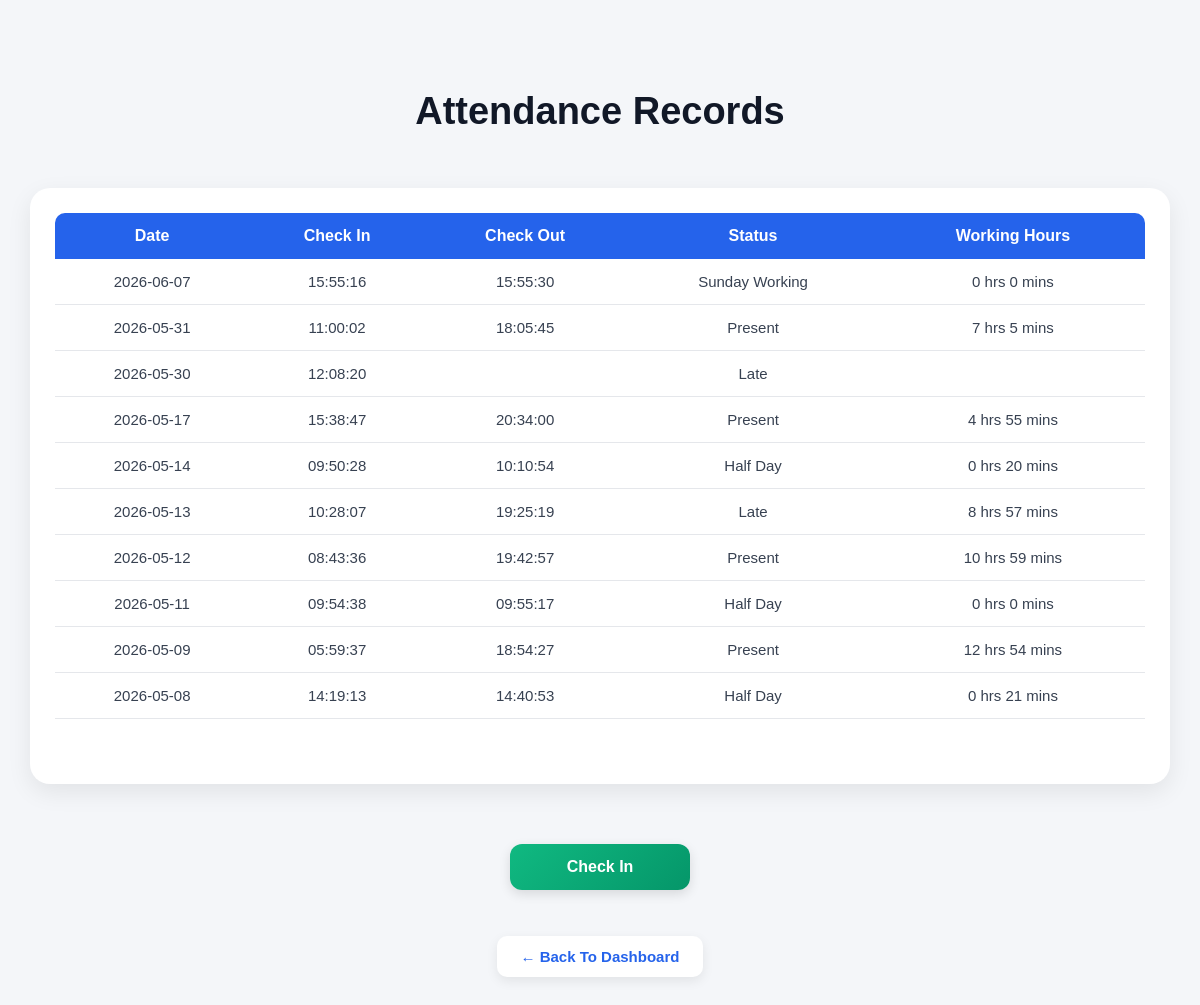
Screenshot of /attendance.php (signed in) with the database file from the repository.
### tables this page shows
CREATE TABLE `attendance` (
  `id` int(11) NOT NULL,
  `employee_id` varchar(20) DEFAULT NULL,
  `attendance_date` date DEFAULT NULL,
  `check_in` time DEFAULT NULL,
  `check_out` time DEFAULT NULL,
  `status` varchar(50) DEFAULT NULL,
  `working_hours` varchar(20) DEFAULT NULL
);

### attendance.php (the view, shortened to what this page needs)
<?php
include 'includes/db.php';
$employee_id = $_SESSION['employee_id'];
$date = date("Y-m-d");
$today_query = "SELECT * FROM attendance
WHERE employee_id='$employee_id'
AND attendance_date='$date'";
$today_result = mysqli_query($conn, $today_query);
$today_attendance = mysqli_fetch_assoc($today_result);
?>
<!DOCTYPE html>
<html>
<head>
    <link rel="stylesheet" href="css/style.css">
</head>
<body>
    <div class="main-content">
        <div class="attendance-wrapper">
            <div class="page-header">
                <h1 class="attendance-title">
                    Attendance Records
                </h1>
            </div>
            <div class="table-container">
                <table class="attendance-table">
                    <tr>
                        <th>Date</th>
                        <th>Check In</th>
                        <th>Check Out</th>
                        <th>Status</th>
                        <th>Working Hours</th>
                    </tr>
                    <?php
                    $query = "SELECT * FROM attendance
            WHERE employee_id='$employee_id'
            ORDER BY id DESC";
                    $result = mysqli_query($conn, $query);
                    while ($row = mysqli_fetch_assoc($result)) {
                        ?>
                        <tr>
                            <td>
                                <?php echo $row['attendance_date']; ?>
                            </td>
                            <td>
                                <?php echo $row['check_in']; ?>
                            </td>
                            <td>
                                <?php echo $row['check_out']; ?>
                            </td>
                            <td>
                                <?php echo $row['status']; ?>
                            </td>
                            <td>
                                <?php echo $row['working_hours']; ?>
                            </td>
                        </tr>
                    <?php } ?>
                </table>
            </div>
            <div class="attendance-buttons">
                <form method="POST">
                    <?php
                    if (!$today_attendance) {
                        ?>
                        <button type="submit" name="checkin" class="checkin-btn">
                            Check In
                        </button>
                        <?php
                    } else if (
                        $today_attendance['status'] == 'Leave'
                    ) {
                        ?>
                            <button type="button" class="completed-btn">
                                Approved Leave
                            </button>
                        <?php
                    } else if (
                        $today_attendance['check_out'] == NULL
                        || $today_attendance['check_out'] == ''
                    ) {
                        ?>
                                <button type="submit" name="checkout" class="checkout-btn">
                                    Check Out
                                </button>
                        <?php
                    } else {
                        ?>
                                <button type="button" class="completed-btn">
                                    Attendance Completed
                                </button>
                        <?php
                    }
                    ?>
                </form>
            </div>
            <br>
            <div class="back-link">
                <a href="dashboard.php">← Back To Dashboard</a>
            </div>
        </div>
    </div>
</body>
</html>

### css/style.css (style rules this page uses)
body { margin: 0 !important; }
* { margin: 0; padding: 0; box-sizing: border-box; font-family: Arial, sans-serif; }
button { width: 100%; padding: 15px; margin-top: 25px; background: #007bff; color: white; border: none; border-radius: 10px; font-size: 18px; cursor: pointer; transition: 0.3s; }
table { width: 100%; border-collapse: collapse; background: white; margin-bottom: 40px; }
table th { background: #0d6efd; color: white; padding: 15px; text-align: center; }
table td { padding: 18px; text-align: center; border-bottom: 1px solid #ddd; }
.main-content { width: 100%; min-height: 100vh; padding: 90px 30px 40px; display: flex; justify-content: flex-start; align-items: center; flex-direction: column; }
.page-header { width: 100%; text-align: center; margin-bottom: 35px; }
.page-header h1 { font-size: 38px; font-weight: 700; color: #111827; }
.table-container { width: 100%; background: #ffffff; border-radius: 20px; padding: 25px; box-shadow: 0 8px 24px rgba(0, 0, 0, 0.08); overflow-x: auto; margin-top: 30px; overflow-x: auto; }
.attendance-table { width: 100%; border-collapse: collapse; min-width: 1000px; }
.attendance-table th { background: #2563eb; color: white; padding: 14px; font-size: 16px; font-weight: 600; text-align: center; }
.attendance-table th:first-child { border-top-left-radius: 10px; }
.attendance-table th:last-child { border-top-right-radius: 10px; }
.attendance-table td { padding: 14px; text-align: center; font-size: 15px; border-bottom: 1px solid #e5e7eb; color: #374151; }
.attendance-buttons { width: 100%; display: flex; justify-content: center; align-items: center; margin-top: 35px; }
.attendance-buttons form { display: flex; justify-content: center; align-items: center; gap: 18px; }
.checkin-btn, .checkout-btn { min-width: 180px; padding: 14px 22px; border: none; border-radius: 12px; font-size: 16px; font-weight: 600; color: white; cursor: pointer; transition: 0.3s ease; box-shadow: 0 4px 12px rgba(0, 0, 0, 0.12); }
.checkin-btn { background: linear-gradient(135deg, #10b981, #059669); }
.back-link { margin-top: 28px; display: flex; justify-content: center; align-items: center; }
.back-link a { display: inline-block; padding: 12px 24px; background: white; border-radius: 10px; text-decoration: none; color: #2563eb; font-size: 15px; font-weight: 600; box-shadow: 0 4px 12px rgba(0, 0, 0, 0.08); transition: 0.3s ease; }
.page-header { width: 100%; text-align: center; margin-bottom: 25px; }
.attendance-wrapper { width: 100%; display: flex; justify-content: center; align-items: center; flex-direction: column; }
table { width: 100%; border-collapse: collapse; background: #fff; }
table th { background: #1877f2; color: white; padding: 14px; font-size: 14px; }
table td { padding: 14px; border-bottom: 1px solid #ddd; text-align: center; }
body { margin: 0; background: #f4f6f9; font-family: Arial; }

### rows the page displays
attendance: attendance_date "2026-06-07", check_in "15:55:16", check_out "15:55:30", status "Sunday Working", working_hours "0 hrs 0 mins"
attendance: attendance_date "2026-05-31", check_in "11:00:02", check_out "18:05:45", status "Present", working_hours "7 hrs 5 mins"
attendance: attendance_date "2026-05-30", check_in "12:08:20", status "Late"
attendance: attendance_date "2026-05-17", check_in "15:38:47", check_out "20:34:00", status "Present", working_hours "4 hrs 55 mins"
attendance: attendance_date "2026-05-14", check_in "09:50:28", check_out "10:10:54", status "Half Day", working_hours "0 hrs 20 mins"
attendance: attendance_date "2026-05-13", check_in "10:28:07", check_out "19:25:19", status "Late", working_hours "8 hrs 57 mins"
attendance: attendance_date "2026-05-12", check_in "08:43:36", check_out "19:42:57", status "Present", working_hours "10 hrs 59 mins"
attendance: attendance_date "2026-05-11", check_in "09:54:38", check_out "09:55:17", status "Half Day", working_hours "0 hrs 0 mins"
attendance: attendance_date "2026-05-09", check_in "05:59:37", check_out "18:54:27", status "Present", working_hours "12 hrs 54 mins"
attendance: attendance_date "2026-05-08", check_in "14:19:13", check_out "14:40:53", status "Half Day", working_hours "0 hrs 21 mins"
